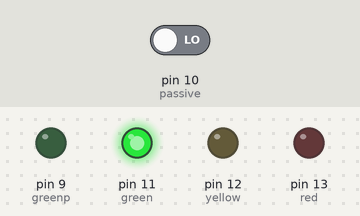
Recording of a sketch running on a simulated Arduino Uno, built with avr-gcc and run on an emulated ATmega328P. Parts: output pins drawn as LEDs (lit = HIGH). The test bench sets the inputs (shaded band); at power-on: pin 10 (passive) LOW.

Above: at 10.8 s.
10.9 s: pin 10 (passive) driven HIGH
At 11.5 s:
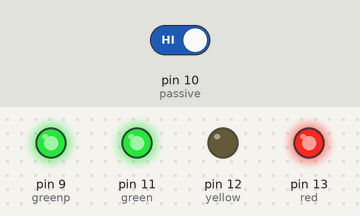
At 17.3 s:
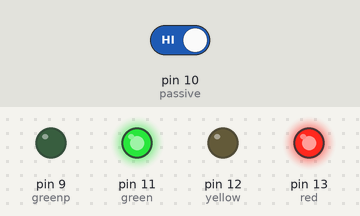
Timing chart, 0 to 64.5 s (numbered marks = the images above; inputs shaded):
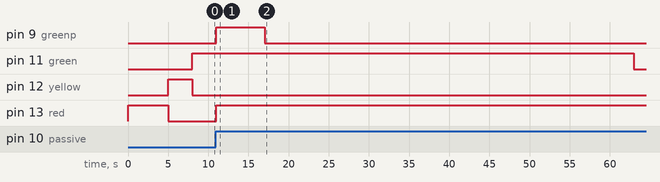

The sketch:

traffic_Light.ino
```cpp
int red = 13;
int yellow = 12;
int green = 11;
int greenp = 9;
int passive = 10;
int dtr = 5000;
int dtg = 7000;
int dty = 3000;
int dtc = 5000;
int cross;
void setup() {
  // put your setup code here, to run once:
  pinMode(red, OUTPUT);
  pinMode(yellow, OUTPUT);
  pinMode(green, OUTPUT);
  pinMode(greenp, OUTPUT);
  pinMode(passive, INPUT);
}

void wait() {
  int move = 1;
  for (int i = 0; i < 50; i++) {
    cross = digitalRead(passive);
    if (cross == 1 && move == 1) {
      digitalWrite(red, 1);
      digitalWrite(greenp, 1);
      move = 0;
      delay(dtc);
    } else if (move == 0) {
      digitalWrite(green, 1);
      digitalWrite(greenp, 0);
    }
    delay(1000);
  }
}
void loop() {
  // put your main code here, to run repeatedly:

  digitalWrite(red, 1);
  delay(dtr);
  digitalWrite(red, 0);
  digitalWrite(yellow, 1);
  delay(dty);
  digitalWrite(yellow, 0);
  digitalWrite(green, 1);
  wait();
  digitalWrite(green, 0);

}
```

Measured:
- after the input at 10.9 s, pin 9 (greenp): LOW → HIGH after 0.10 s, → LOW 6.0 s later; pin 11 (green): HIGH → LOW after 52.1 s instead of 47.1 s; pin 12 (yellow): stays LOW (without the input it goes to HIGH after 52.1 s)
